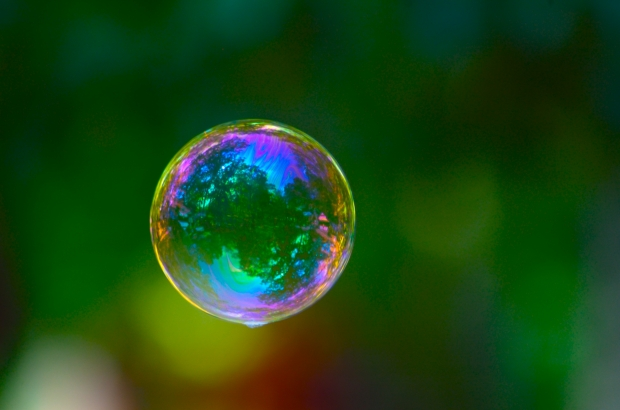
%> input picture PS1/bubble.jpg, 620 x 410 px
$ octave --eval "result = energy_img(imread('bubble.jpg'));"   (GNU Octave 9; MATLAB toolbox functions it lacks are replaced by stand-ins)
%> lines starting %> are read from the running program, lines starting %| are printed output that depends on the picture
### PS1/col_gray.m
function oimg = col_gray(iimg)
oimg = rgb2gray(iimg);
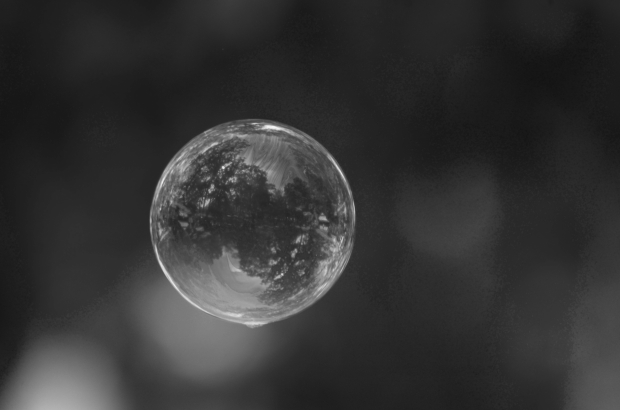
%> oimg: size 410x620 uint8; min 18, max 244, mean 51.6
end

### PS1/energy_img.m
function aimg = energy_img(iimg)
aimg=col_gray(iimg);
aimg = im2double(aimg);
[dx,dy] = gradient(aimg);
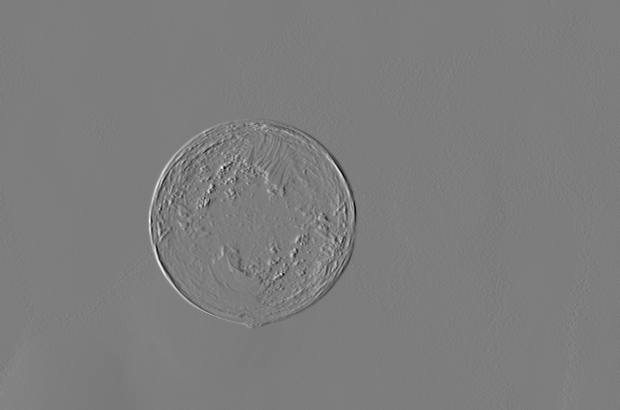
%> dx: size 410x620 double; min -0.271, max 0.278, mean 0.000129; drawn with min black and max white
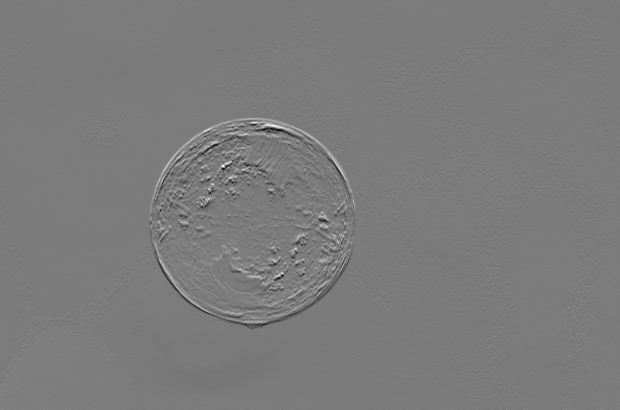
%> dy: size 410x620 double; min -0.249, max 0.265, mean 0.000304; drawn with min black and max white
aimg=((dx.^2)+(dy.^2)).^(1/2);
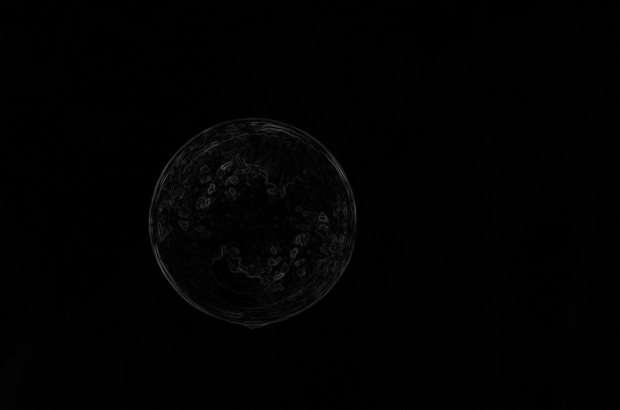
%> aimg: size 410x620 double; min 0, max 0.333, mean 0.00829
end
